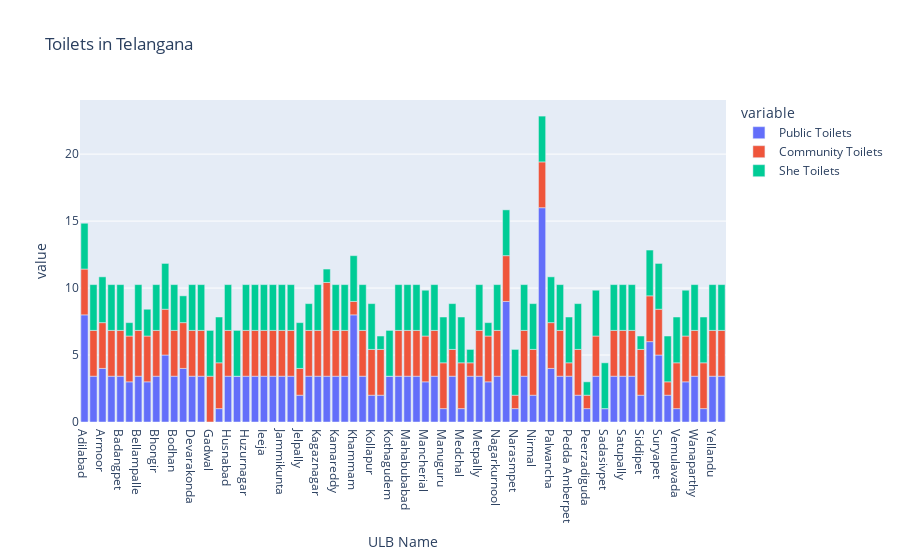

Write notebook code for a chart like this one.
### Code cell
fig = px.bar(df, x = 'ULB Name', y = ["Public Toilets","Community Toilets","She Toilets"],title="Toilets in Telangana")

fig.show()

### Figure 1 — Plotly figure (JSON) as saved in the notebook; plotly's stock layout.template omitted (floating-point values rounded to 4 significant figures)
{"data": [{"alignmentgroup": "True", "hovertemplate": "variable=Public Toilets<br>ULB Name=%{x}<br>value=%{y}<extra></extra>", "legendgroup": "Public Toilets", "marker": {"color": "#636efa", "pattern": {"shape": ""}}, "name": "Public Toilets", "offsetgroup": "Public Toilets", "orientation": "v", "showlegend": true, "textposition": "auto", "type": "bar", "x": ["Adilabad", "Andol-Jogipet", "Armoor", "Atchampet", "Badangpet", "Badepally", "Bellampalle", "Bhainsa", "Bhongir", "Bhupalapally", "Bodhan", "Boduppal", "Devarakonda", "Dubbaka", "Gadwal", "Gajwel", "Husnabad", "Huzurabad", "Huzurnagar", "Ibrahimpatnam", "Ieeja", "Jagtial", "Jammikunta", "Jangoan", "Jelpally", "Jillelguda", "Kagaznagar", "Kalwakurthy", "Kamareddy", "Karimnagar", "Khammam", "Kodada", "Kollapur", "Korutla", "Kothagudem", "Madhira", "Mahabubabad", "Mahabubnagar", "Mancherial", "Mandamarri", "Manuguru", "Medak", "Medchal", "Meerpet", "Metpally", "Miryalaguda", "Nagarkurnool", "Nalgonda", "Narasmpet", "Narayanpet", "Nirmal", "Nizamabad", "Palwancha", "Parakala", "Pedda Amberpet", "Peddapalli", "Peerzadiguda", "Ramagundam", "Sadasivpet", "Sangareddy", "Satupally", "Shadnagar", "Siddipet", "Sircilla", "Suryapet", "Tandur", "Vemulavada", "Vikarabad", "Wanaparthy", "Warangal", "Yellandu", "Zaheerabad"], "xaxis": "x", "y": [8, 3.419, 4, 3.419, 3.419, 3, 3.419, 3, 3.419, 5, 3.419, 4, 3.419, 3.419, 0, 1, 3.419, 3.419, 3.419, 3.419, 3.419, 3.419, 3.419, 3.419, 2, 3.419, 3.419, 3.419, 3.419, 3.419, 8, 3.419, 2, 2, 3.419, 3.419, 3.419, 3.419, 3, 3.419, 1, 3.419, 1, 3.419, 3.419, 3, 3.419, 9, 1, 3.419, 2, 16, 4, 3.419, 3.419, 2, 1, 3.419, 1, 3.419, 3.419, 3.419, 2, 6, 5, 2, 1, 3, 3.419, 1, 3.419, 3.419], "yaxis": "y"}, {"alignmentgroup": "True", "hovertemplate": "variable=Community Toilets<br>ULB Name=%{x}<br>value=%{y}<extra></extra>", "legendgroup": "Community Toilets", "marker": {"color": "#EF553B", "pattern": {"shape": ""}}, "name": "Community Toilets", "offsetgroup": "Community Toilets", "orientation": "v", "showlegend": true, "textposition": "auto", "type": "bar", "x": ["Adilabad", "Andol-Jogipet", "Armoor", "Atchampet", "Badangpet", "Badepally", "Bellampalle", "Bhainsa", "Bhongir", "Bhupalapally", "Bodhan", "Boduppal", "Devarakonda", "Dubbaka", "Gadwal", "Gajwel", "Husnabad", "Huzurabad", "Huzurnagar", "Ibrahimpatnam", "Ieeja", "Jagtial", "Jammikunta", "Jangoan", "Jelpally", "Jillelguda", "Kagaznagar", "Kalwakurthy", "Kamareddy", "Karimnagar", "Khammam", "Kodada", "Kollapur", "Korutla", "Kothagudem", "Madhira", "Mahabubabad", "Mahabubnagar", "Mancherial", "Mandamarri", "Manuguru", "Medak", "Medchal", "Meerpet", "Metpally", "Miryalaguda", "Nagarkurnool", "Nalgonda", "Narasmpet", "Narayanpet", "Nirmal", "Nizamabad", "Palwancha", "Parakala", "Pedda Amberpet", "Peddapalli", "Peerzadiguda", "Ramagundam", "Sadasivpet", "Sangareddy", "Satupally", "Shadnagar", "Siddipet", "Sircilla", "Suryapet", "Tandur", "Vemulavada", "Vikarabad", "Wanaparthy", "Warangal", "Yellandu", "Zaheerabad"], "xaxis": "x", "y": [3.419, 3.419, 3.419, 3.419, 3.419, 3.419, 3.419, 3.419, 3.419, 3.419, 3.419, 3.419, 3.419, 3.419, 3.419, 3.419, 3.419, 0, 3.419, 3.419, 3.419, 3.419, 3.419, 3.419, 2, 3.419, 3.419, 7, 3.419, 3.419, 1, 3.419, 3.419, 3.419, 0, 3.419, 3.419, 3.419, 3.419, 3.419, 3.419, 2, 3.419, 1, 3.419, 3.419, 3.419, 3.419, 1, 3.419, 3.419, 3.419, 3.419, 3.419, 1, 3.419, 1, 3, 0, 3.419, 3.419, 3.419, 3.419, 3.419, 3.419, 1, 3.419, 3.419, 3.419, 3.419, 3.419, 3.419], "yaxis": "y"}, {"alignmentgroup": "True", "hovertemplate": "variable=She Toilets<br>ULB Name=%{x}<br>value=%{y}<extra></extra>", "legendgroup": "She Toilets", "marker": {"color": "#00cc96", "pattern": {"shape": ""}}, "name": "She Toilets", "offsetgroup": "She Toilets", "orientation": "v", "showlegend": true, "textposition": "auto", "type": "bar", "x": ["Adilabad", "Andol-Jogipet", "Armoor", "Atchampet", "Badangpet", "Badepally", "Bellampalle", "Bhainsa", "Bhongir", "Bhupalapally", "Bodhan", "Boduppal", "Devarakonda", "Dubbaka", "Gadwal", "Gajwel", "Husnabad", "Huzurabad", "Huzurnagar", "Ibrahimpatnam", "Ieeja", "Jagtial", "Jammikunta", "Jangoan", "Jelpally", "Jillelguda", "Kagaznagar", "Kalwakurthy", "Kamareddy", "Karimnagar", "Khammam", "Kodada", "Kollapur", "Korutla", "Kothagudem", "Madhira", "Mahabubabad", "Mahabubnagar", "Mancherial", "Mandamarri", "Manuguru", "Medak", "Medchal", "Meerpet", "Metpally", "Miryalaguda", "Nagarkurnool", "Nalgonda", "Narasmpet", "Narayanpet", "Nirmal", "Nizamabad", "Palwancha", "Parakala", "Pedda Amberpet", "Peddapalli", "Peerzadiguda", "Ramagundam", "Sadasivpet", "Sangareddy", "Satupally", "Shadnagar", "Siddipet", "Sircilla", "Suryapet", "Tandur", "Vemulavada", "Vikarabad", "Wanaparthy", "Warangal", "Yellandu", "Zaheerabad"], "xaxis": "x", "y": [3.419, 3.419, 3.419, 3.419, 3.419, 1, 3.419, 2, 3.419, 3.419, 3.419, 2, 3.419, 3.419, 3.419, 3.419, 3.419, 3.419, 3.419, 3.419, 3.419, 3.419, 3.419, 3.419, 3.419, 2, 3.419, 1, 3.419, 3.419, 3.419, 3.419, 3.419, 1, 3.419, 3.419, 3.419, 3.419, 3.419, 3.419, 3.419, 3.419, 3.419, 1, 3.419, 1, 3.419, 3.419, 3.419, 3.419, 3.419, 3.419, 3.419, 3.419, 3.419, 3.419, 1, 3.419, 3.419, 3.419, 3.419, 3.419, 1, 3.419, 3.419, 3.419, 3.419, 3.419, 3.419, 3.419, 3.419, 3.419], "yaxis": "y"}], "layout": {"barmode": "relative", "legend": {"title": {"text": "variable"}, "tracegroupgap": 0}, "title": {"text": "Toilets in Telangana"}, "xaxis": {"anchor": "y", "domain": [0, 1], "title": {"text": "ULB Name"}}, "yaxis": {"anchor": "x", "domain": [0, 1], "title": {"text": "value"}}}}
